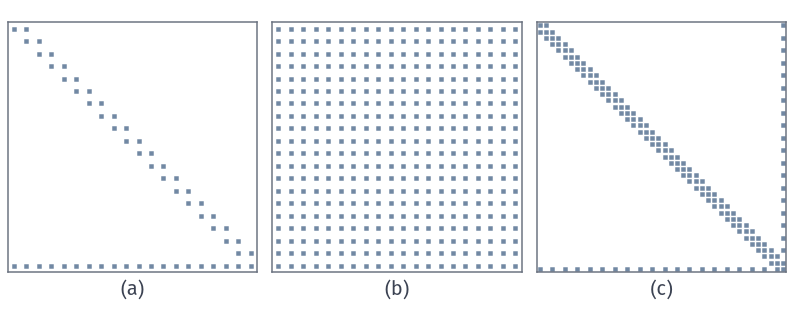

Python code for this plot:
from pathlib import Path
import sys
ROOT = next(p for p in Path(__file__).resolve().parents if (p/"build.sh").is_file() and (p/"tex/book.tex").is_file())
sys.path.insert(0, str(ROOT/"figures/05-optimization/06-constrained-optimization/matplotlib/nlipm-common"))
from nlipm import *
OUT = Path(__file__).resolve().parent
# Sparsity: Jacobian with one dense row, the condensed matrix and the augmented matrix.
n = 20; m = 20
Jp = np.zeros((m, n), bool)
for i in range(m-1):
    Jp[i, i] = True
    if i+1 < n: Jp[i, i+1] = True
Jp[m-1, :] = True
Hc = (Jp.T.astype(int)@Jp.astype(int) > 0) | np.eye(n, dtype=bool)
Aug = np.block([[np.eye(n, dtype=bool), Jp.T], [Jp, np.eye(m, dtype=bool)]])
def fill(P):
    P = P.copy(); N = len(P); nz = 0
    for k in range(N):
        idx = np.where(P[k+1:, k])[0]+k+1; nz += 1+len(idx)
        for i in idx:
            P[i, idx] = True
    return nz
# order: pair each constraint right after its variables; dense row last
perm = []
for i in range(n):
    perm += [i]
    if i < m-1: perm += [n+i]
perm += [n+m-1]
AugP = Aug[np.ix_(perm, perm)]
fig, axs = figure(width_mm=112, height_mm=44, ncols=3, width_ratios=[1, 1, 1])
for ax, M, t in zip(axs, (Jp, Hc, AugP), ('(a)', '(b)', '(c)')):
    ax.spy(M, marker='s', markersize=1.15, color=BLUE, aspect='equal')
    ax.set_xticks([]); ax.set_yticks([]); tag(ax, '', t)
    for s in ax.spines.values(): s.set_visible(True); s.set_linewidth(.6); s.set_color(MUTED)
save(fig, OUT, 'figure', {'nnzJ': int(Jp.sum()), 'nnzH_lower_factor': fill(Hc), 'nnzAug_lower_factor': fill(AugP), 'nnzAug': int(Aug.sum()), 'n_aug': n+m})
